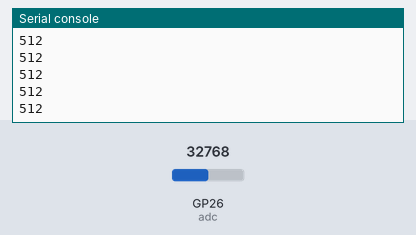
This program was run on a simulated Raspberry Pi Pico running MicroPython. On the bench: the last lines printed to the serial console. Inputs (shaded band) come from the test bench; at power-on: GP26 (adc) = 32768 (analog values on the 0–65535 scale).

Above: at 1.2 s.
1.3 s: GP26 (adc) set to 45874
At 1.31 s:
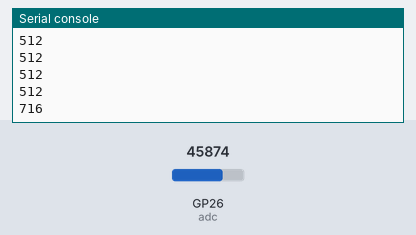
2.8 s: GP26 (adc) set to 57670
At 2.81 s:
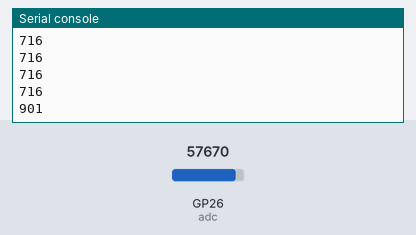
Timing chart, 0 to 5.8 s (numbered marks = the images above; inputs shaded):
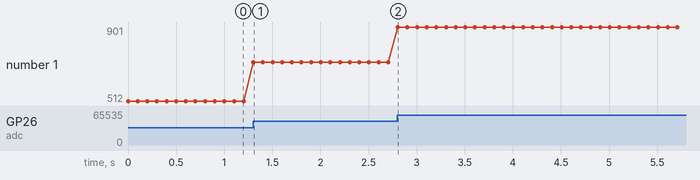

The program:

Project_24.1_Read_Photosensitive_Analog_Value.py
```python
from machine import ADC, Pin
import time
# Initialize the photoresistance to pin 26 (ADC function)
adc = ADC(26)

# Read the current analog value of the photoresistance and return [0, 1023]
def get_value():
    return int(adc.read_u16() * 1024 / 65536)

# Print the current value of the photoresistance cyclically, value=[0, 1023]
while True:
    value = get_value()
    print(value)
    time.sleep(0.1)
```

Measured:
- after the input at 1.3 s, the serial console: prints a new line at once (image 1)
- after the input at 2.8 s, the serial console: prints a new line at once (image 2)
- plotted number 1: 512 → 716 after the input at 1.3 s, 716 → 901 after the input at 2.8 s
